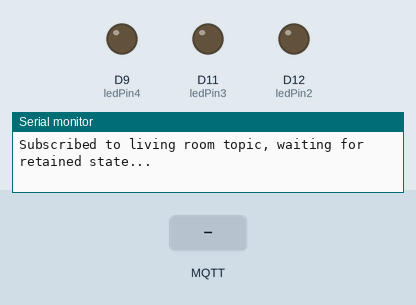
Recording of a sketch running on a simulated Arduino MKR. On the bench: output pins drawn as LEDs (lit = HIGH), the last lines printed to the serial monitor. Inputs (shaded band) come from the test bench. WiFi joins after 1.5 s; servers stay silent unless stated; no MQTT or app messages arrive unless stated.

Above: at 5.7 s.
5.8 s: MQTT message "1" arrives on the first subscribed topic
At 6.6 s:
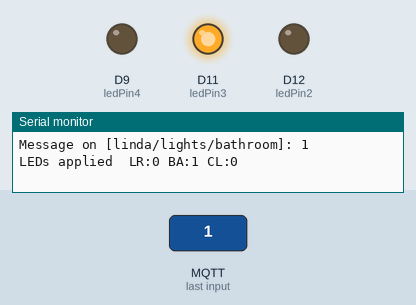
7.3 s: MQTT message "1" arrives on the second subscribed topic
At 7.9 s:
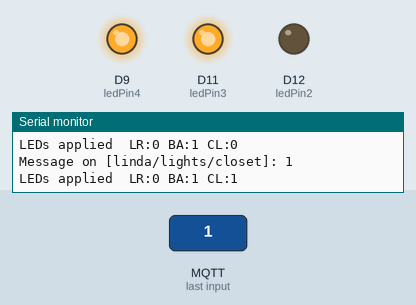
8.8 s: MQTT message "livingRoom" arrives on the first subscribed topic
At 9.1 s:
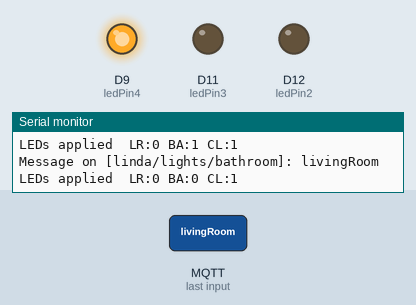
10.3 s: MQTT message "1" arrives on the third subscribed topic
At 11.5 s:
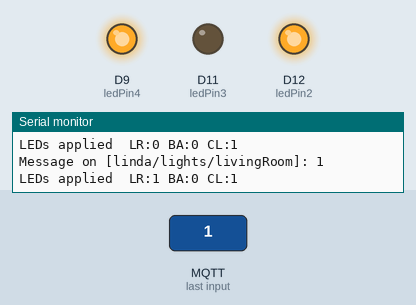
11.8 s: MQTT message "livingRoom" arrives on the second subscribed topic
At 12.8 s:
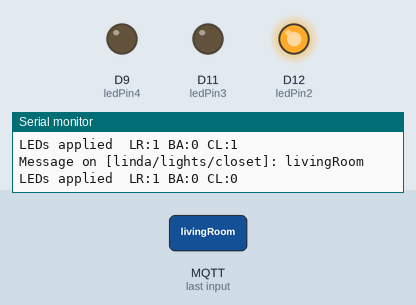
13.3 s: MQTT message "0" arrives on the third subscribed topic
At 14.0 s:
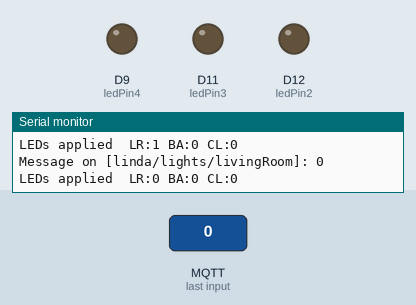
Timing chart, 0 to 15.8 s (numbered marks = the images above; inputs shaded):
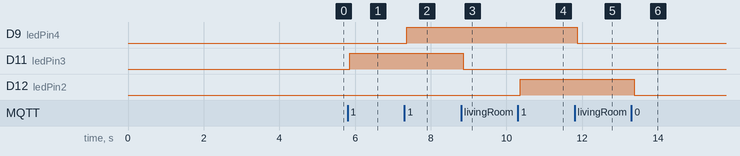

The sketch:

linda_lights.ino
```cpp
#include <WiFiNINA.h>
#include <ArduinoMqttClient.h>
#include "secrets.h"


const char* topicLivingRoom = "linda/lights/livingRoom";
const char* topicBathroom   = "linda/lights/bathroom";
const char* topicCloset     = "linda/lights/closet";


const int ledPin2 = 12;  // Living Room
const int ledPin3 = 11;  // Bathroom
const int ledPin4 = 9;  // Closet

// Source of truth: only ever set from the MQTT state topic
bool livingRoom = false;
bool bathroom   = false;
bool closet     = false;
bool stateLoaded = false; // true once we've read the retained state from broker

WiFiSSLClient wifiClient;
MqttClient mqttClient(wifiClient);

// Apply bool states to physical LEDs
void applyLEDs()
{
  digitalWrite(ledPin2, livingRoom ? HIGH : LOW);
  digitalWrite(ledPin3, bathroom   ? HIGH : LOW);
  digitalWrite(ledPin4, closet     ? HIGH : LOW);
  Serial.println("LEDs applied  LR:" + String(livingRoom) + " BA:" + String(bathroom) + " CL:" + String(closet));
}

// Toggle LED
void toggleLight(String room, bool state) {
  if (room == "livingRoom")    livingRoom = state;
  else if (room == "bathroom") bathroom   = state;
  else if (room == "closet")   closet     = state;
  else if (room == "all") {
    livingRoom = bathroom = closet = state;
  } else {
    Serial.println("Unknown room: [" + room + "]");
    return;
  }
  applyLEDs();

}
//-------------------------used for old json format--------------------
// //  Publish current bool state as JSON to broker
// void publishState()
// {
//   String payload = "{";
//   payload += "\"livingRoom\":" + String(livingRoom ? "true" : "false") + ",";
//   payload += "\"bathroom\":"   + String(bathroom   ? "true" : "false") + ",";
//   payload += "\"closet\":"     + String(closet     ? "true" : "false");
//   payload += "}";

//   mqttClient.beginMessage(topicState, true); // retained = true
//   mqttClient.print(payload);
//   mqttClient.endMessage();
//   Serial.println("Published state: " + payload);
// }

// // Parse a JSON bool value from a payload string
// bool parseJsonBool(String json, String key)
//  {
//   String search = "\"" + key + "\":";
//   int idx = json.indexOf(search);
//   if (idx < 0) return false;
//   idx += search.length();
//   return json.substring(idx, idx + 4) == "true";
// }

// Called on every incoming MQTT message
void onMqttMessage(int messageSize)
{
   String topic = mqttClient.messageTopic();
  String msg   = "";
  while (mqttClient.available()) msg += (char)mqttClient.read();
  msg.trim();

  Serial.println("Message on [" + topic + "]: " + msg);

  bool state = msg == "1";

  if      (topic == topicLivingRoom) toggleLight("livingRoom", state);
  else if (topic == topicBathroom)   toggleLight("bathroom",   state);
  else if (topic == topicCloset)     toggleLight("closet",     state);
}

void connectMQTT()
{
  mqttClient.setUsernamePassword(mqttUser, mqttPassword);
  mqttClient.onMessage(onMqttMessage); // calls method apon new message from the cloud

  Serial.print("Connecting to HiveMQ...");
  while (!mqttClient.connect(mqttHost, mqttPort)) {
    Serial.print(".");
    delay(1000);
  }
  Serial.println("\nMQTT Connected!");


  mqttClient.subscribe(topicBathroom);
    Serial.println("Subscribed to bathroom topic, waiting for retained state...");
    delay(500);
  mqttClient.subscribe(topicCloset);
    Serial.println("Subscribed to closet topic, waiting for retained state...");
    delay(500);
  mqttClient.subscribe(topicLivingRoom);
    Serial.println("Subscribed to living room topic, waiting for retained state...");
    delay(500);


}


void setup()
{
  Serial.begin(9600);
  delay(1500);

  pinMode(ledPin2, OUTPUT);
  pinMode(ledPin3, OUTPUT);
  pinMode(ledPin4, OUTPUT);

  Serial.print("Connecting to WiFi");
  WiFi.begin(ssid, password);
  while (WiFi.status() != WL_CONNECTED) {
    delay(500);
    Serial.print(".");
  }
  //Serial.println("\nWiFi Connected! IP: " + WiFi.localIP().toString());

  connectMQTT();
}

void loop()
{
  if (!mqttClient.connected()) {
    Serial.println("MQTT disconnected, reconnecting...");
    stateLoaded = false; // force re-read of state on reconnect
    connectMQTT();
  }
  mqttClient.poll(); //checks for new mqtt messages
  delay(100);
}
```

secrets.h
```cpp
const char* ssid         = "Telstra ai";
const char* password     = "Hoi123456789";

const char* mqttHost     = "6f3605820d7e4e06a91e9c9f08a214e3.s1.eu.hivemq.cloud";
const int   mqttPort     = 8883;
const char* mqttUser     = "testing";
const char* mqttPassword = "*Testing1";
```

Measured:
- after the input at 5.8 s, D11 (ledPin3): LOW → HIGH after 0.06 s
- after the input at 7.3 s, D9 (ledPin4): LOW → HIGH after 0.06 s
- after the input at 8.8 s, D11 (ledPin3): HIGH → LOW after 0.06 s
- after the input at 10.3 s, D12 (ledPin2): LOW → HIGH after 0.07 s
- after the input at 11.8 s, D9 (ledPin4): HIGH → LOW after 0.07 s
- after the input at 13.3 s, D12 (ledPin2): HIGH → LOW after 0.07 s
